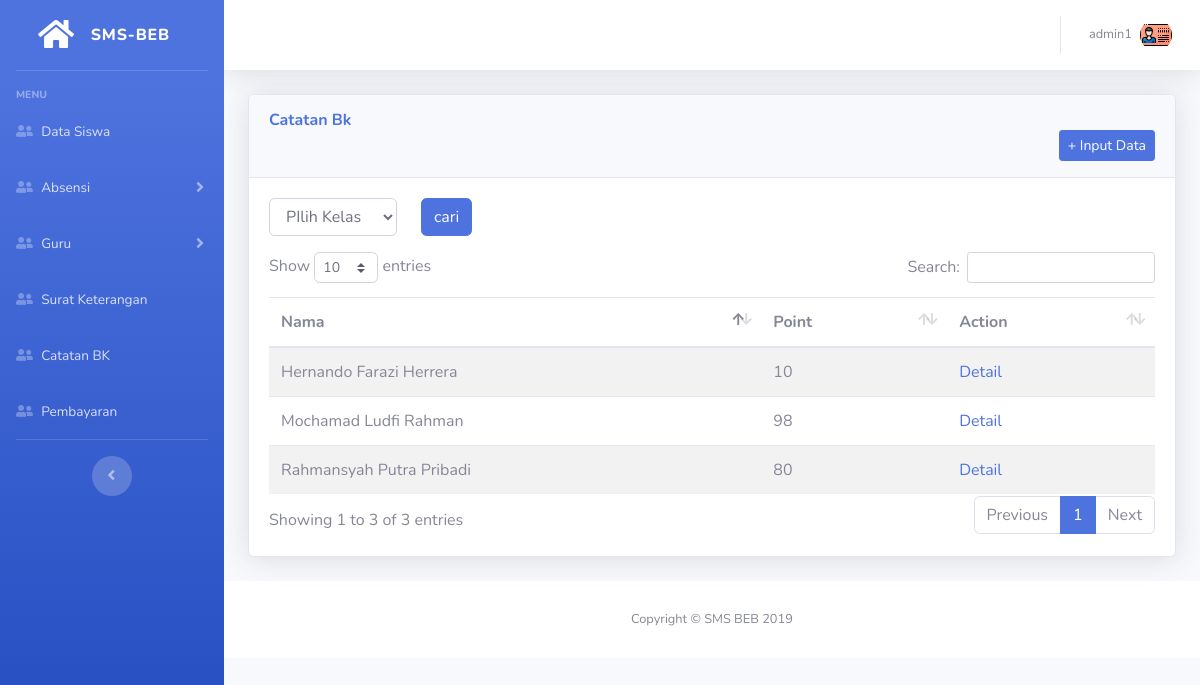
The page /SMSBEB-admin/keterangan/bk.php (signed in) on the database its author committed.
### tables this page shows
CREATE TABLE `tb_siswa` (
  `nis` varchar(11) NOT NULL,
  `nama` varchar(30) NOT NULL,
  `email` varchar(50) NOT NULL,
  `password` varchar(50) NOT NULL,
  `jenis_kelamin` tinyint(1) NOT NULL,
  `id_kelas` varchar(5) NOT NULL,
  `alamat` varchar(100) NOT NULL,
  `tempat_lahir` varchar(50) NOT NULL,
  `tanggal_lahir` date NOT NULL,
  `no_hp` varchar(13) NOT NULL,
  `kode` enum('User') DEFAULT NULL,
  `foto` varchar(100) NOT NULL
);

### SMSBEB-admin/keterangan/bk.php (the view, shortened to what this page needs)
<?php
    include "../layout/theme.php";
    ?>
        <div class="container-fluid">
          <div class="card shadow mb-4">
            <div class="card-header py-3">
                <h6 class="m-0 font-weight-bold text-primary datatable">Catatan Bk</h6>
                <a href="formbk.php?type=add"><button class="btn btn-primary btn-sm float-right">+ Input Data</button></a>
            </div>
            <div class="card-body">
            <form action="" method="POST">
                <div class="row">
                  <div class="form-group col-md-2">
                    <select name="kelas" id="" class="form-control">
                    <option value="">PIlih Kelas</option>
                    </select>
                  </div>
                  <div class="form-group col-md-1">
                        <input type="submit" name="cari" value="cari" class="btn btn-primary btn-block">
                  </div>
                </div>
              </form>
              <div class="table-responsive">
                <table class="table table-striped" width="100%">
                    <thead>
                    <tr>
                        <th scope="col">Nama</th>
                        <th scope="col">Point</th>
                        <th scope="col"
                            <center><span>Action</span></center>
                        </th>
                    </tr>
                    </thead>
                    <tbody>
                  <?php
                  $where = "";
                  $query = "SELECT SUM(tk.point) as point, ts.* FROM tb_bk tk JOIn tb_siswa ts ON tk.nis=ts.nis $where GROUP BY tk.nis";
                  $sql = mysqli_query($koneksi, $query);
                  while($data = mysqli_fetch_array($sql)){
                    ?>
                    <tr>
                      <td><?=$data['nama']?></td>
                      <td><?=$data['point']?></td>
                      <td><a href='detail.php?id=<?= $data['nis']?>'>Detail</a></td>
                    </tr>
                      <?php
                  }
                  ?>
                  </tbody>
                  </table>
              </div>
            </div>
          </div>
        </div>
        <?php include "../layout/footer.php" ?>

### rows shown on the page
tb_siswa: nama "Mochamad Ludfi Rahman", point "98"
tb_siswa: nama "Hernando Farazi Herrera", point "10"
tb_siswa: nama "Rahmansyah Putra Pribadi", point "80"

### other values the page prints
$_SESSION['username'] "admin1"
